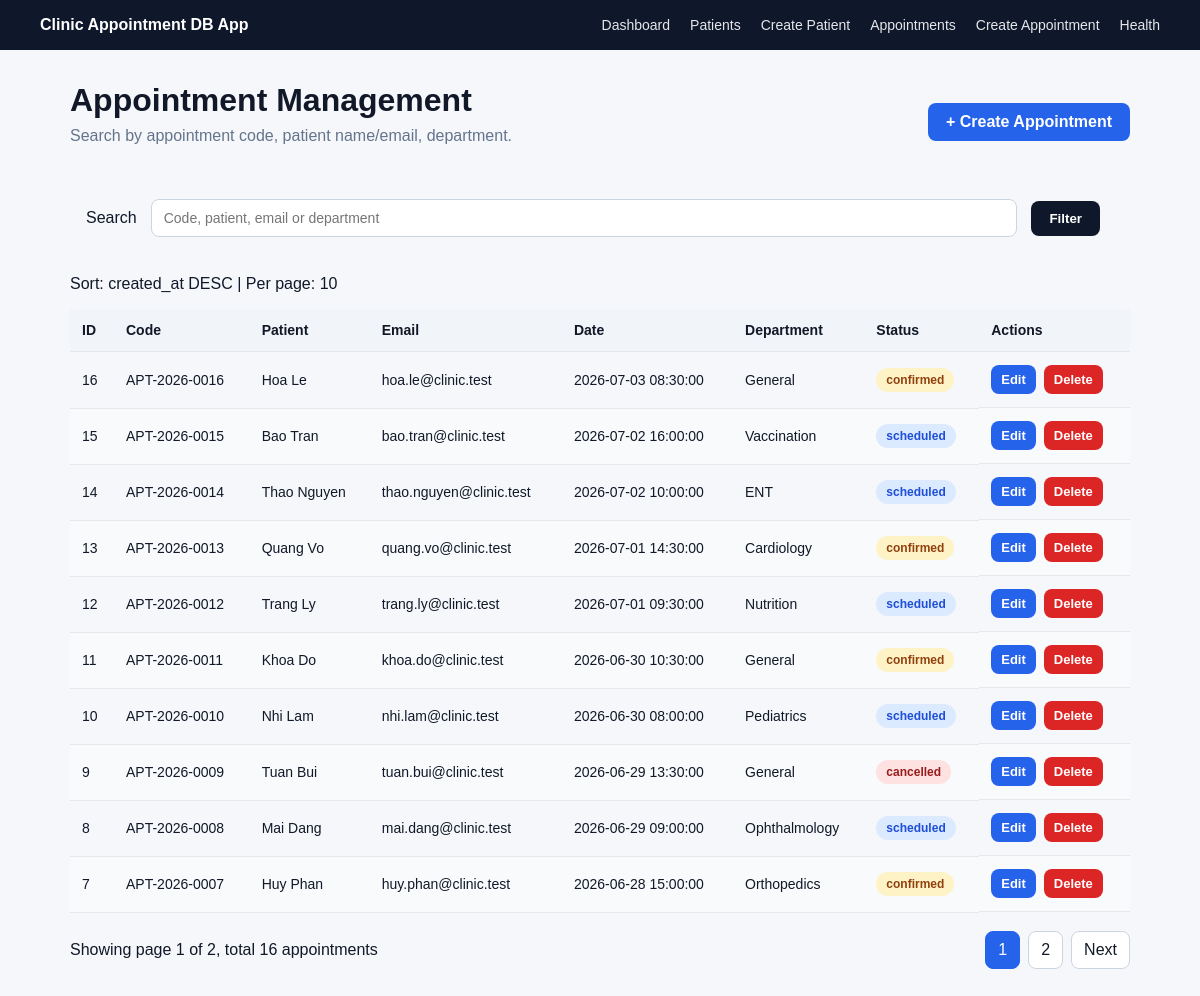
The app's page /appointments with its own data.
### tables this page shows
CREATE TABLE appointments (
    id INT AUTO_INCREMENT PRIMARY KEY,
    appointment_code VARCHAR(50) NOT NULL,
    patient_name VARCHAR(100) NOT NULL,
    patient_email VARCHAR(150),
    appointment_date DATETIME NOT NULL,
    department VARCHAR(100) NOT NULL DEFAULT 'General',
    status ENUM('scheduled', 'confirmed', 'completed', 'cancelled') NOT NULL DEFAULT 'scheduled',
    note TEXT,
    created_at DATETIME NOT NULL DEFAULT CURRENT_TIMESTAMP,
    updated_at DATETIME NOT NULL DEFAULT CURRENT_TIMESTAMP ON UPDATE CURRENT_TIMESTAMP,
    UNIQUE KEY unique_appointment_code (appointment_code),
    INDEX idx_appointments_created_at (created_at),
    INDEX idx_appointments_status_created_at (status, created_at),
    INDEX idx_appointments_date (appointment_date),
    INDEX idx_appointments_patient_email (patient_email)
);

### app/Core/helpers.php (called while the page is built, shortened)
<?php
function e(mixed $value): string
{
    return htmlspecialchars((string) $value, ENT_QUOTES, 'UTF-8');
}
function query_string(array $params = []): string
{
    $current = $_GET;
    foreach ($params as $key => $value) {
        if ($value === null) {
            unset($current[$key]);
        } else {
            $current[$key] = $value;
        }
    }
    return http_build_query($current);
}
function render(string $path, array $data = [], string $title = 'Lab05 App'): void
{
    extract($data);
    require __DIR__ . '/../Views/' . $path . '.php';
    require __DIR__ . '/../Views/layout.php';
}

### app/Controllers/AppointmentController.php (called while the page is built, shortened)
<?php
class AppointmentController
{
    private function repository(): AppointmentRepository
    {
        $config = require __DIR__ . '/../../config/database.php';
        $pdo = (new Database($config))->getConnection();
        return new AppointmentRepository($pdo);
    }
    public function index(): void
    {
        try {
            $q = trim($_GET['q'] ?? '');
            $page = max(1, (int) ($_GET['page'] ?? 1));
            $perPage = 10;
            $sort = (string) ($_GET['sort'] ?? 'created_at');
            $direction = strtolower((string) ($_GET['direction'] ?? 'desc'));
            $repo = $this->repository();
            $total = $repo->countAll($q);
            $totalPages = max(1, (int) ceil($total / $perPage));
            $offset = ($page - 1) * $perPage;
            $appointments = $repo->getPaginated($q, $perPage, $offset, $sort, $direction);
            render('appointments/index', [
                'appointments' => $appointments,
                'q' => $q,
                'page' => $page,
                'perPage' => $perPage,
                'total' => $total,
                'totalPages' => $totalPages,
                'sort' => $sort,
                'direction' => $direction,
            ], 'Appointment Management');
        } catch (Throwable $e) {
            log_error($e);
            http_response_code(500);
            render('errors/500', [
                'message' => 'Sorry, we could not load appointments right now.',
            ], 'Something went wrong');
        }
    }
}

### public/index.php (called while the page is built, shortened)
<?php
require __DIR__ . '/../app/Core/helpers.php';
require __DIR__ . '/../app/Repositories/AppointmentRepository.php';
require __DIR__ . '/../app/Controllers/AppointmentController.php';
$router = new Router();
$router->get('/', [HomeController::class, 'index']);
$router->get('/health', [HealthController::class, 'index']);
$router->get('/patients', [PatientController::class, 'index']);
$router->get('/patients/create', [PatientController::class, 'create']);
$router->post('/patients/store', [PatientController::class, 'store']);
$router->get('/patients/edit', [PatientController::class, 'edit']);
$router->post('/patients/update', [PatientController::class, 'update']);
$router->post('/patients/delete', [PatientController::class, 'delete']);
$router->get('/appointments', [AppointmentController::class, 'index']);
$router->get('/appointments/create', [AppointmentController::class, 'create']);
$router->post('/appointments/store', [AppointmentController::class, 'store']);
$router->get('/appointments/edit', [AppointmentController::class, 'edit']);
$router->post('/appointments/update', [AppointmentController::class, 'update']);
$router->post('/appointments/delete', [AppointmentController::class, 'delete']);
$router->dispatch($_SERVER['REQUEST_METHOD'], $_SERVER['REQUEST_URI']);

### app/Repositories/AppointmentRepository.php (called while the page is built, shortened)
<?php
class AppointmentRepository
{
    public function countAll(string $keyword = ''): int
    {
        $sql = "SELECT COUNT(*) AS total FROM appointments";
        $params = [];
        $stmt = $this->db->prepare($sql);
        $stmt->execute($params);
        return (int) ($stmt->fetch()['total'] ?? 0);
    }
    public function getPaginated(string $keyword, int $limit, int $offset, string $sort, string $direction): array
    {
        $allowedSorts = [
            'id',
            'appointment_code',
            'patient_name',
            'patient_email',
            'appointment_date',
            'department',
            'status',
            'created_at',
        ];
        $allowedDirections = ['asc', 'desc'];
        $direction = strtolower($direction);
        $sql = "SELECT id, appointment_code, patient_name, patient_email, appointment_date, department, status, created_at
                FROM appointments";
        $params = [];
        $sql .= " ORDER BY {$sort} {$direction} LIMIT :limit OFFSET :offset";
        $stmt = $this->db->prepare($sql);
        $stmt->bindValue(':limit', $limit, PDO::PARAM_INT);
        $stmt->bindValue(':offset', $offset, PDO::PARAM_INT);
        $stmt->execute();
        return $stmt->fetchAll();
    }
}

### app/Views/appointments/index.php (the view, shortened to what this page needs)
<div class="page-header">
    <div>
        <h1>Appointment Management</h1>
        <p>Search by appointment code, patient name/email, department.</p>
    </div>
    <a class="btn btn-primary" href="/appointments/create">+ Create Appointment</a>
</div>
<form class="filter-box" method="get" action="/appointments">
    <label for="q">Search</label>
    <input id="q" type="text" name="q" value="<?= e($q) ?>" placeholder="Code, patient, email or department">
    <button class="btn btn-dark" type="submit">Filter</button>
</form>
<p class="meta">Sort: <?= e($sort) ?> <?= e(strtoupper($direction)) ?> | Per page: <?= e($perPage) ?></p>
<table class="table">
    <thead>
    <tr>
        <th><a href="/appointments?<?= e(query_string(['sort' => 'id', 'direction' => $direction === 'asc' ? 'desc' : 'asc', 'page' => 1])) ?>">ID</a></th>
        <th><a href="/appointments?<?= e(query_string(['sort' => 'appointment_code', 'direction' => $direction === 'asc' ? 'desc' : 'asc', 'page' => 1])) ?>">Code</a></th>
        <th><a href="/appointments?<?= e(query_string(['sort' => 'patient_name', 'direction' => $direction === 'asc' ? 'desc' : 'asc', 'page' => 1])) ?>">Patient</a></th>
        <th>Email</th>
        <th><a href="/appointments?<?= e(query_string(['sort' => 'appointment_date', 'direction' => $direction === 'asc' ? 'desc' : 'asc', 'page' => 1])) ?>">Date</a></th>
        <th>Department</th>
        <th>Status</th>
        <th>Actions</th>
    </tr>
    </thead>
    <tbody>
    <?php foreach ($appointments as $appointment): ?>
        <tr>
            <td><?= e($appointment['id']) ?></td>
            <td><?= e($appointment['appointment_code']) ?></td>
            <td><?= e($appointment['patient_name']) ?></td>
            <td><?= e($appointment['patient_email']) ?></td>
            <td><?= e($appointment['appointment_date']) ?></td>
            <td><?= e($appointment['department']) ?></td>
            <td><span class="badge badge-<?= e($appointment['status']) ?>"><?= e($appointment['status']) ?></span></td>
            <td class="actions">
                <a class="btn btn-small" href="/appointments/edit?id=<?= e($appointment['id']) ?>">Edit</a>
                <form method="post" action="/appointments/delete" onsubmit="return confirm('Delete this appointment?');">
                    <button class="btn btn-small btn-danger" type="submit">Delete</button>
                </form>
            </td>
        </tr>
    <?php endforeach; ?>
    </tbody>
</table>
<div class="pagination-row">
    <span>Showing page <?= e($page) ?> of <?= e($totalPages) ?>, total <?= e($total) ?> appointments</span>
    <div class="pagination">
        <?php for ($i = 1; $i <= $totalPages; $i++): ?>
            <a class="<?= $i === $page ? 'active' : '' ?>" href="/appointments?<?= e(query_string(['page' => $i])) ?>"><?= e($i) ?></a>
        <?php endfor; ?>
        <?php if ($page < $totalPages): ?>
            <a href="/appointments?<?= e(query_string(['page' => $page + 1])) ?>">Next</a>
        <?php endif; ?>
    </div>
</div>

### public/assets/style.css (style rules this page uses)
* { box-sizing: border-box; }
body { margin: 0; font-family: Arial, Helvetica, sans-serif; background: #f5f7fb; color: #111827; }
.hero h1, .page-header h1, .panel h1 { margin: 0 0 8px; font-size: 32px; }
.hero p, .page-header p { color: #64748b; margin-top: 0; }
.page-header { display: flex; justify-content: space-between; align-items: center; margin-bottom: 22px; gap: 16px; }
.btn { display: inline-block; border: 0; border-radius: 8px; padding: 10px 18px; background: #2563eb; color: white; text-decoration: none; cursor: pointer; font-weight: 600; }
.btn-dark { background: #0f172a; }
.btn-danger { background: #dc2626; }
.btn-small { padding: 7px 10px; font-size: 13px; }
.filter-bar, .filter-box { padding: 16px; margin-bottom: 22px; display: grid; grid-template-columns: auto 1fr auto auto; align-items: center; gap: 14px; }
input, textarea, select { width: 100%; padding: 10px 12px; border: 1px solid #cbd5e1; border-radius: 8px; font-size: 14px; }
table { width: 100%; border-collapse: collapse; }
th, td { border-bottom: 1px solid #e5e7eb; padding: 13px 12px; text-align: left; font-size: 14px; }
th { background: #f1f5f9; }
th a { color: #111827; text-decoration: none; }
tr:nth-child(even) { background: #f8fafc; }
.badge { display: inline-block; padding: 5px 10px; border-radius: 999px; font-weight: 700; font-size: 12px; background: #e5e7eb; }
.badge-active, .badge-scheduled { background: #dbeafe; color: #1d4ed8; }
.badge-confirmed { background: #fef3c7; color: #92400e; }
.badge-inactive, .badge-cancelled { background: #fee2e2; color: #991b1b; }
.actions { display: flex; gap: 8px; align-items: center; }
.actions form { margin: 0; }
.pagination-row { display: flex; justify-content: space-between; align-items: center; margin-top: 18px; gap: 16px; }
.pagination { display: flex; gap: 8px; flex-wrap: wrap; }
.pagination a { padding: 9px 12px; border: 1px solid #cbd5e1; border-radius: 8px; color: #111827; text-decoration: none; background: white; }
.pagination a.active { background: #2563eb; color: white; border-color: #2563eb; }

### records on screen
appointments: id "16", appointment_code "APT-2026-0016", patient_name "Hoa Le", patient_email "hoa.le@clinic.test", appointment_date "2026-07-03 08:30:00", department "General", status "confirmed"
appointments: id "15", appointment_code "APT-2026-0015", patient_name "Bao Tran", patient_email "bao.tran@clinic.test", appointment_date "2026-07-02 16:00:00", department "Vaccination", status "scheduled"
appointments: id "14", appointment_code "APT-2026-0014", patient_name "Thao Nguyen", patient_email "thao.nguyen@clinic.test", appointment_date "2026-07-02 10:00:00", department "ENT", status "scheduled"
appointments: id "13", appointment_code "APT-2026-0013", patient_name "Quang Vo", patient_email "quang.vo@clinic.test", appointment_date "2026-07-01 14:30:00", department "Cardiology", status "confirmed"
appointments: id "12", appointment_code "APT-2026-0012", patient_name "Trang Ly", patient_email "trang.ly@clinic.test", appointment_date "2026-07-01 09:30:00", department "Nutrition", status "scheduled"
appointments: id "11", appointment_code "APT-2026-0011", patient_name "Khoa Do", patient_email "khoa.do@clinic.test", appointment_date "2026-06-30 10:30:00", department "General", status "confirmed"
appointments: id "10", appointment_code "APT-2026-0010", patient_name "Nhi Lam", patient_email "nhi.lam@clinic.test", appointment_date "2026-06-30 08:00:00", department "Pediatrics", status "scheduled"
appointments: id "9", appointment_code "APT-2026-0009", patient_name "Tuan Bui", patient_email "tuan.bui@clinic.test", appointment_date "2026-06-29 13:30:00", department "General", status "cancelled"
appointments: id "8", appointment_code "APT-2026-0008", patient_name "Mai Dang", patient_email "mai.dang@clinic.test", appointment_date "2026-06-29 09:00:00", department "Ophthalmology", status "scheduled"
appointments: id "7", appointment_code "APT-2026-0007", patient_name "Huy Phan", patient_email "huy.phan@clinic.test", appointment_date "2026-06-28 15:00:00", department "Orthopedics", status "confirmed"

### other values on screen
$sort "created_at"
$direction "DESC"
$perPage "10"
$page "1"
$totalPages "2"
$total "16"
